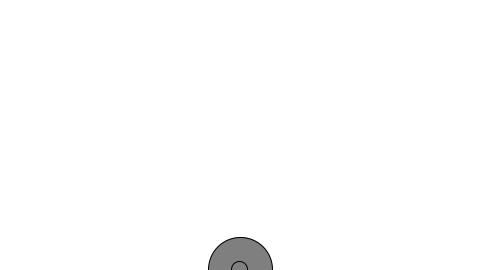
Frame 1 (no input)
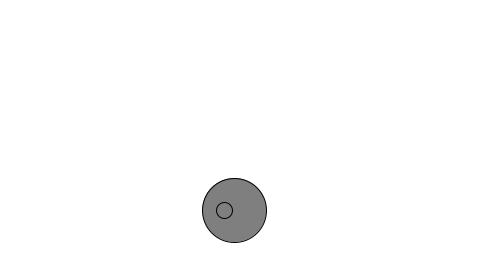
Frame 60 (the mouse pressed at the canvas centre just before this capture)
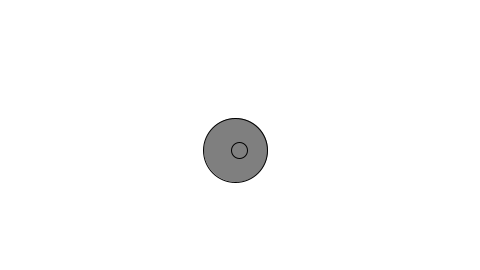
Frame 120 (the mouse held since frame 60 and released just before this capture)

The Processing sketch that drew these frames (run headless with seeded random() and noise(); from frame 60 on, the mouse is pressed at the canvas centre):

// Processing sketch: CLASSES_bubbles
// ── CLASSES_bubbles.pde
Bubble b1;
Bubble b2;

void setup() {
  size(480, 270);
  b1 = new Bubble(64);
  b2 = new Bubble(16);
}

void draw() {
  background(255);
  b1.ascend();
  b1.display();
  b1.top();

  b2.ascend();
  b2.display();
  b2.top();
}
// ── Bubble.pde
class Bubble {

  float x;
  float y;
  float diameter;

  Bubble(float tempD) {
    x = width/2;
    y = height;
    diameter = tempD;
  }

  void ascend() {
    y--;
    x = x + random(-2,2);
  }

  void display() {
    stroke(0);
    fill(127);
    ellipse(x, y, diameter, diameter);
  }

  void top() {
    if (y < diameter/2) {
      y = diameter/2;
    }
  }
}
